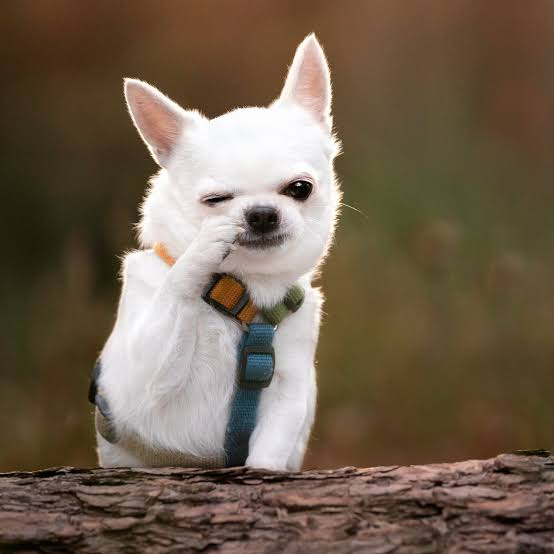
#> input picture Deep learning/CNN/dog.jpg, 554 x 554 px, found by its file name
$ jupyter execute image_augmentation.ipynb
#> lines starting #> are read from the running program, lines starting #| are printed output that depends on the picture
### Convolutional Neural Network
CNN stands for Convolutional Neural Network, which is a type of deep learning algorithm
mainly used for analysing visual imagery. CNNs are particularly powerful in tasks such as
image recognition, object detection, and classification.

* Here are some key components of CNNs:

**Convolutional Layers:** These layers apply convolution operations to the input, extracting features
through filters or kernels. Each filter learns to detect specific patterns or features in the input data.

**Pooling Layers:** Pooling layers downsample the feature maps generated by the convolutional layers,
reducing the spatial dimensions (width and height) while retaining important information. Common
pooling operations include max pooling and average pooling.
Activation Function: After each convolutional and pooling operation, an activation function like
ReLU (Rectified Linear Unit) is applied to introduce non-linearity into the network, allowing it to
learn complex patterns.

**Flattening:** Before the fully connected layers, the feature maps are flattened into a single vector,
which serves as the input to the dense layers.

**Fully Connected Layers:** Typically placed towards the end of the network, these layers connect every
neuron in one layer to every neuron in the next layer, allowing the network to learn high-level
features and make predictions.

### Image Augmentation
* It is create / it is re-generate the data reletad to image
* We are called as data balancing

[cell 1]
import matplotlib.pyplot as plt
import numpy  as np
import pandas as pd
import matplotlib.image as mpimg
import random
from cv2 import resize
# from skimage import img_as_ubyte
from skimage import exposure
from skimage.util import random_noise
from skimage import transform

read the image from a path it is convert into array

[cell 2]
img =mpimg.imread("E:\GenerativeAi\Deep learning\CNN\dog.jpg")
#> img is the input picture: shape (554, 554, 3); mean R, G, B 113.6, 97.1, 79.3

show the image array to a pixel

[cell 3]
plt.imshow(img)

* Scaling_iamge

[cell 4]
scaling_iamge=resize(img,(100,100))
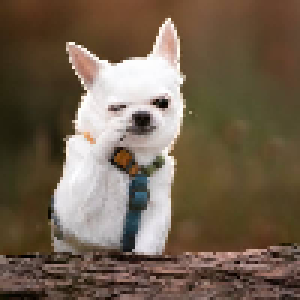
#> scaling_iamge: shape (100, 100, 3) (shown 3 times larger); mean R, G, B 113.3, 96.9, 79

[cell 5]
plt.imshow(scaling_iamge)

* Fliping image

change the shape of image

[cell 6]
horizontal_image =np.fliplr(img)
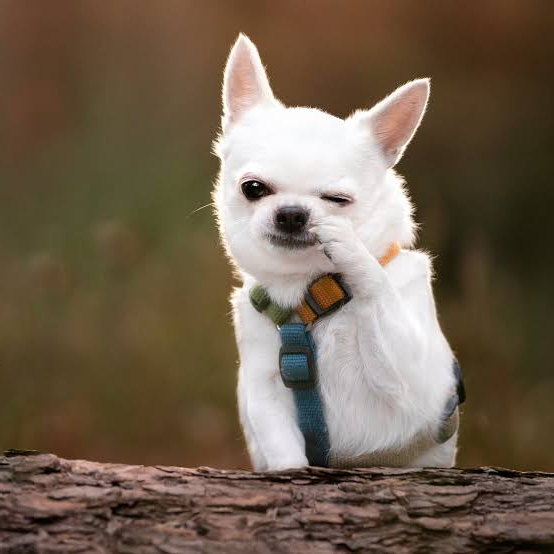
#> horizontal_image: shape (554, 554, 3); mean R, G, B 113.6, 97.1, 79.3

[cell 7]
plt.imshow(horizontal_image)

* Vatrical flip

[cell 8]
flipud_iamge =np.flipud(img)
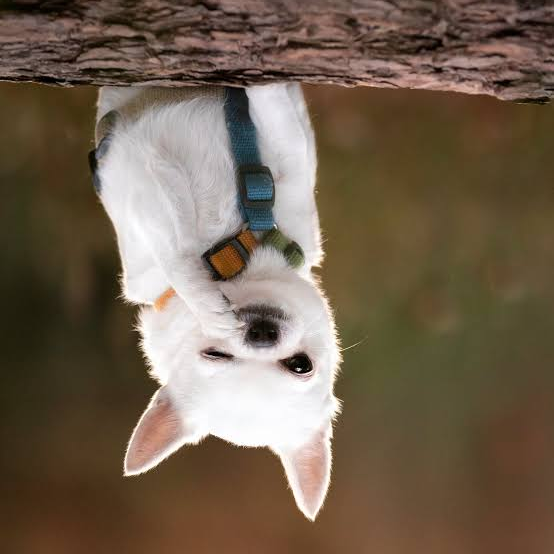
#> flipud_iamge: shape (554, 554, 3); mean R, G, B 113.6, 97.1, 79.3

[cell 9]
plt.imshow(flipud_iamge)

* Rotation of an image

[cell 10]
from skimage import transform
# transform_image =transform.rotate(img,10)
# SECOND WAY
transform_image =transform.rotate(img,random.randint(10,10))
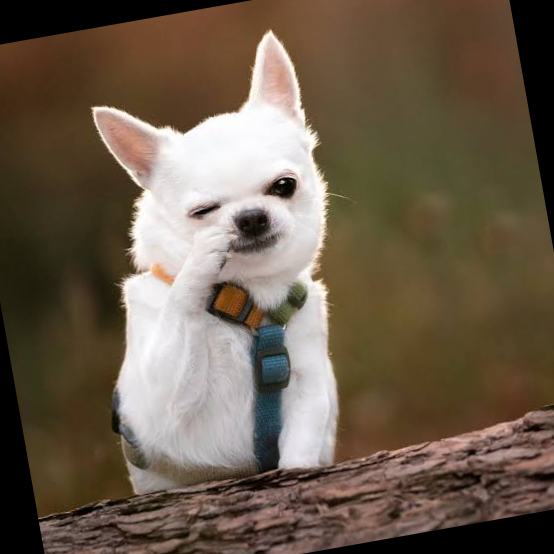
#> transform_image: shape (554, 554, 3) float64; mean R, G, B 0.422, 0.364, 0.299

[cell 11]
plt.imshow(transform_image)

* Adding noise

[cell 12]
image_noise =random_noise(img,mode='s&p',clip=True)
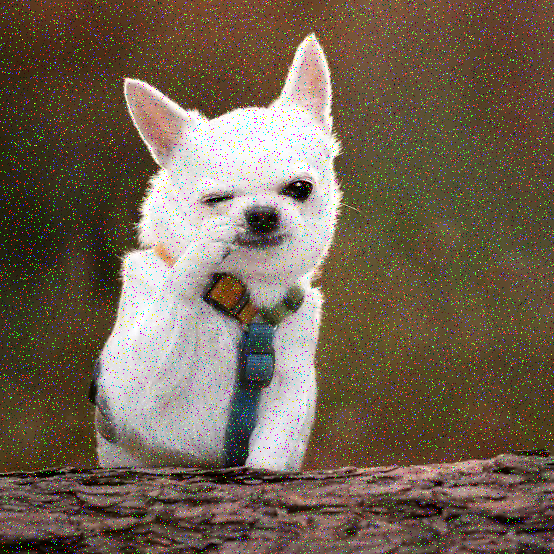
#> image_noise: shape (554, 554, 3) float64; mean R, G, B 0.448, 0.387, 0.32
